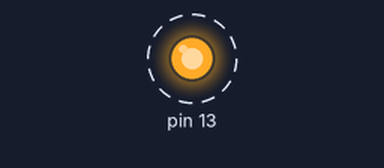
The sketch below on a simulated Arduino Uno, built with avr-gcc and run on an emulated ATmega328P. On the bench: output pins drawn as LEDs (lit = HIGH). Dashed ring = blinking. What the sketch prints to the serial monitor is not drawn.

Above: at 0.2 s.
Timing chart, 0 to 3.0 s (numbered marks = the images above):
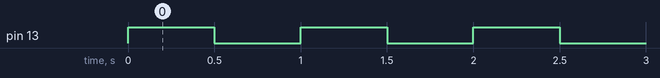

Measured:
- by itself, pin 13: alternates HIGH for 0.50 s and LOW for 0.50 s

The sketch:

arduionTest.ino
```cpp
char byte1;
String str1 = "";

void setup()
{
  Serial.begin(9600);
  pinMode(13, OUTPUT);

}
void loop()
{
  while (Serial.available() > 0)
  {
      str1 += char(Serial.read());
  }
  if (str1.length() > 4)
  {
    Serial.println(str1);
    str1 = "";
  }
  Serial.println("Good night W5100");
  digitalWrite(13, HIGH);   // set the LED on
  delay(500);              // wait for a second
  digitalWrite(13, LOW);    // set the LED off
  delay(500);              // wait for a second
}
```
